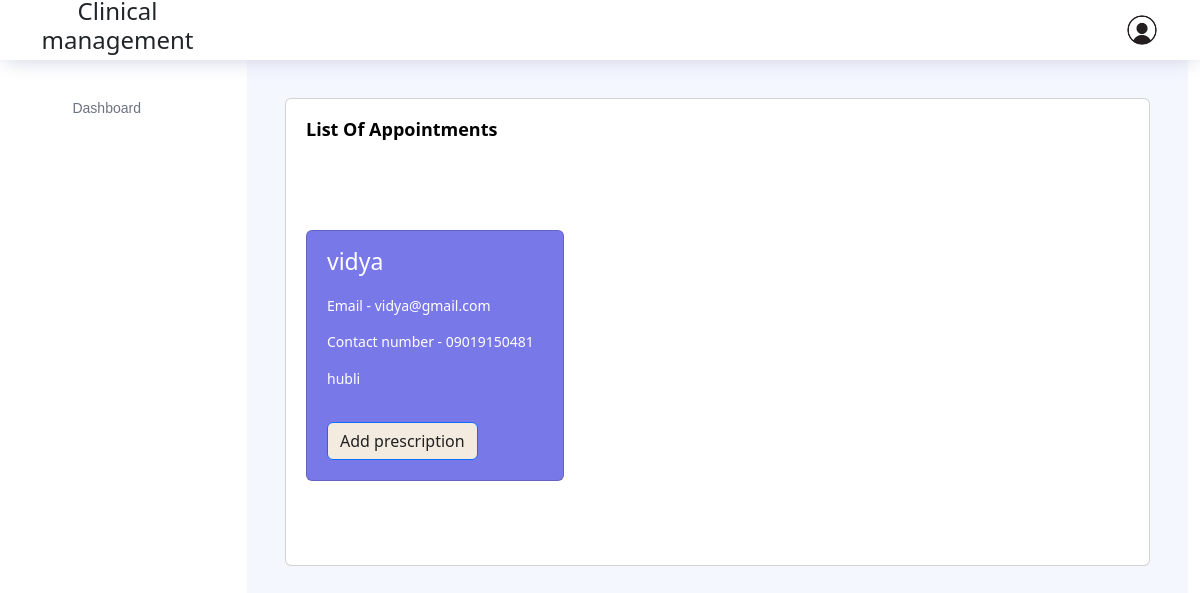
The page /doctor_db (signed in) on the database its author committed.
### users/models.py (models this page shows)
class AppointmentTimings(models.Model):
    appo_id = models.ForeignKey(Appointments, on_delete=models.CASCADE)
    date = models.DateField()
    slot_timing = models.CharField(max_length=300, default='')
    def __str__(self):
        return f"{self.appo_id} - {self.date} - {self.slot_timing}"

class Appointments(models.Model):
    clinic_id = models.CharField(max_length=100, default='patient')
    patient_id = models.ForeignKey(NewUser, on_delete=models.CASCADE, related_name='patient_appointments')
    doctor_id = models.ForeignKey(NewUser, on_delete=models.CASCADE, related_name='doctor_appointments')
    timings = models.DateTimeField(default=timezone.now)
    slot = models.BooleanField(default=False)
    def __str__(self):
        return f"{self.patient_id} with {self.doctor_id} on {self.timings}"

class NewUser(AbstractUser):
    user_type = models.CharField(max_length=100, default='patient')
    phone_no = models.CharField(max_length=100, default='employee')
    address = models.CharField(max_length=100, default='employee')
    city = models.CharField(max_length=100, default='employee')
    qualification=models.CharField(max_length=100, default=' ')
    specialization=models.CharField(max_length=100, default=' ')
    available_timings=models.CharField(max_length=100, default=' ')
    added_by=models.CharField(max_length=100, default=' ')

### users/views.py (the view)
# urls.py: path('doctor_db',views.doctor_db,name="doctor_db"),
def doctor_db(request):
    patients = AppointmentTimings.objects.select_related('appo_id').filter(appo_id__doctor_id = request.user.id)
    print(patients)
    context = {
        'patients':patients
    }
    return render(request,'doctor_db.html',context)

### users/templates/doctor_db.html (shortened to what this page needs)
{% extends 'base3.html' %}
{% block content %}
<div class="main-panel">
    <div class="content-wrapper">
        <div class="row">
            <div class="col-lg-12 grid-margin stretch-card">
                <div class="card">
                    <div class="card-body">
                        <h4 class="card-title">List Of Appointments</h4>
                        <div class="header-container">
                        </div>
                        <div class="row" style="margin-top: 50px;">
                            <div class="col-md-12 grid-margin transparent">
                                {% for x in patients %}
                                <div class="row">
                                    <div class="col-md-4 mb-4 stretch-card transparent">
                                        <div class="card card-light-blue">
                                            <div class="card-body">
                                                <p class="mb-4" style="font-size: 23px;">{{ x.appo_id.patient_id.first_name }}</p>
                                                <p>Email - {{ x.appo_id.patient_id.email }}</p>
                                                <p>Contact number - {{ x.appo_id.patient_id.phone_no }}</p>
                                                <p>{{ x.appo_id.patient_id.address }}</p>
                                                <button class="btn btn-primary mt-3 add-prescription-btn" style="background-color: rgb(243, 235, 224); color: rgb(33, 33, 33)" data-toggle="modal" data-target="#addPrescriptionModal" data-id="{{ x.appo_id_id }}" data-name="{{ x.appo_id.patient_id.first_name }}">Add prescription</button>
                                            </div>
                                        </div>
                                    </div>
                                </div>
                                {% endfor %}
                            </div>
                        </div>
                    </div>
                </div>
            </div>
        </div>
    </div>
</div>
{% endblock %}

### users/templates/doctor_db.html (style rules this page uses)
.header-container { display: flex; justify-content: space-between; align-items: center; padding: 10px 0; }

### rows shown on the page
AppointmentTimings: appo_id.patient_id.first_name "vidya", appo_id.patient_id.email "vidya@gmail.com", appo_id.patient_id.phone_no "09019150481", appo_id.patient_id.address "hubli"
